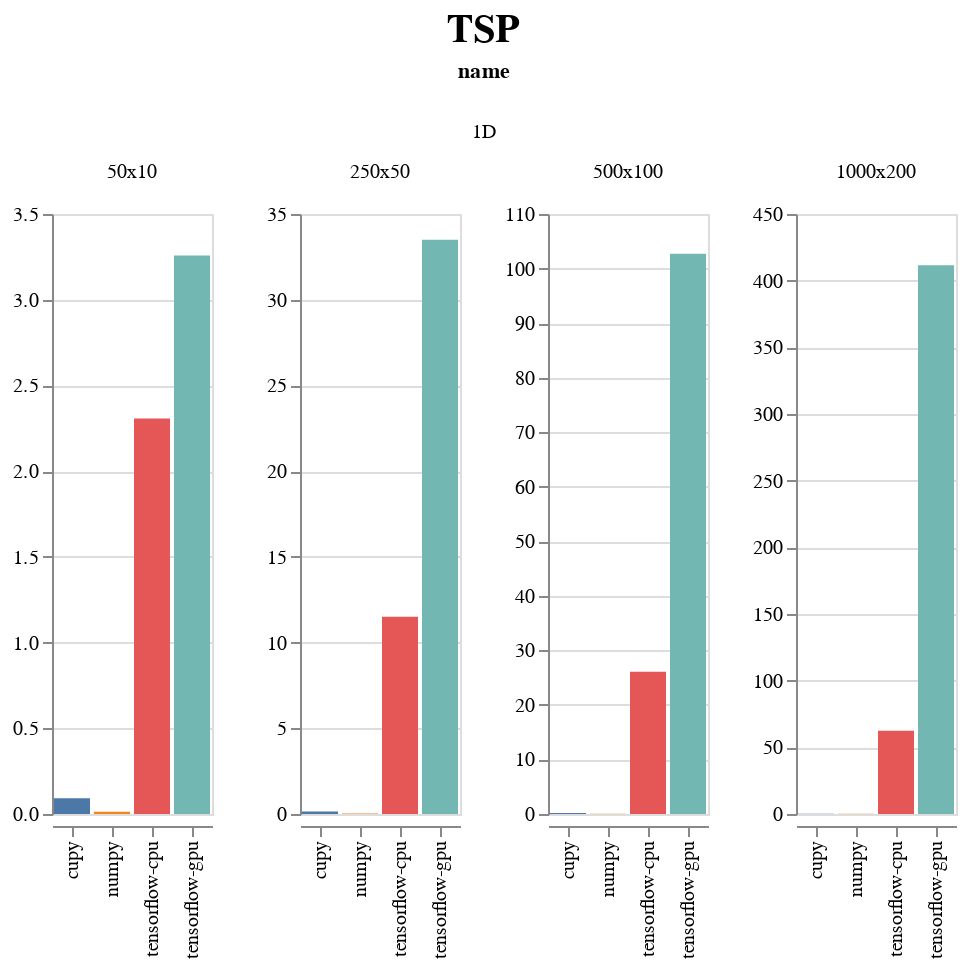

Source (notebook cell):
### Code cell
display_chart('TSP')

### Figure 1 — Vega-Lite specification as saved in the notebook (floating-point values rounded to 4 significant figures)
{"config": {"view": {"continuousWidth": 400, "continuousHeight": 300}, "title": {"anchor": "middle", "fontSize": 20, "offset": 5, "orient": "top"}}, "data": {"name": "data-f29c31e97028dbfe43096319929a8501"}, "facet": {"column": {"type": "nominal", "field": "name"}}, "spec": {"mark": "bar", "encoding": {"color": {"type": "nominal", "field": "backend", "legend": null}, "column": {"type": "nominal", "field": "shape_str", "sort": {"field": "input_size", "order": "ascending"}, "title": ""}, "x": {"type": "nominal", "axis": {"title": ""}, "field": "backend"}, "y": {"type": "quantitative", "axis": {"title": ""}, "field": "avg_time", "sort": "-x"}}, "resolve": {"scale": {"y": "independent"}}, "title": ""}, "spacing": 50, "title": "TSP", "$schema": "https://vega.github.io/schema/vega-lite/v4.0.2.json", "datasets": {"data-f29c31e97028dbfe43096319929a8501": [{"avg_time": 0.09259, "backend": "cupy", "evoflow_version": "0.5.0", "generations": 10, "group": "TSP", "input_size": 500, "max_time": 0.09924, "min_time": 0.08677, "name": "1D", "num_runs": 3, "shape": [50, 10], "shape_str": "50x10", "std_time": 0.005126, "system": {"os": {"name": "Windows", "version": "10.0.18362"}, "memory": {"unit": "MB", "used": 20980, "total": 65451}, "cpu": {"name": "Intel64 Family 6 Model 158 Stepping 10, GenuineIntel", "cores": 12, "freqency": 3696.0}, "python": {"numpy": "1.18.3", "tensorflow": {"visible_gpu": ["/physical_device:GPU:0"], "version": "2.2.0"}, "cupy": "7.2.0"}, "gpu": [{"memory": {"unit": "MB", "total": 11264, "used": 2106}, "temperature": {"unit": "C"}, "driver": "445.87", "index": "0", "name": "GeForce RTX 2080 Ti", "value": "60", "usage": "3"}]}, "test_name": "TSP1D", "test_type": "Problem", "ts": 1590449607}, {"avg_time": 0.0133, "backend": "numpy", "evoflow_version": "0.5.0", "generations": 10, "group": "TSP", "input_size": 500, "max_time": 0.01396, "min_time": 0.01297, "name": "1D", "num_runs": 3, "shape": [50, 10], "shape_str": "50x10", "std_time": 0.00047, "system": {"os": {"name": "Windows", "version": "10.0.18362"}, "memory": {"unit": "MB", "used": 20934, "total": 65451}, "cpu": {"name": "Intel64 Family 6 Model 158 Stepping 10, GenuineIntel", "cores": 12, "freqency": 3696.0}, "python": {"numpy": "1.18.3", "tensorflow": {"visible_gpu": ["/physical_device:GPU:0"], "version": "2.2.0"}, "cupy": "7.2.0"}, "gpu": []}, "test_name": "TSP1D", "test_type": "Problem", "ts": 1590449592}, {"avg_time": 2.308, "backend": "tensorflow-cpu", "evoflow_version": "0.5.0", "generations": 10, "group": "TSP", "input_size": 500, "max_time": 2.335, "min_time": 2.271, "name": "1D", "num_runs": 3, "shape": [50, 10], "shape_str": "50x10", "std_time": 0.02675, "system": {"os": {"name": "Windows", "version": "10.0.18362"}, "memory": {"unit": "MB", "used": 24110, "total": 65451}, "cpu": {"name": "Intel64 Family 6 Model 158 Stepping 10, GenuineIntel", "cores": 12, "freqency": 3696.0}, "python": {"numpy": "1.18.3", "tensorflow": {"visible_gpu": [], "version": "2.2.0"}, "cupy": "7.2.0"}, "gpu": []}, "test_name": "TSP1D", "test_type": "Problem", "ts": 1590452965}, {"avg_time": 3.257, "backend": "tensorflow-gpu", "evoflow_version": "0.5.0", "generations": 10, "group": "TSP", "input_size": 500, "max_time": 3.271, "min_time": 3.24, "name": "1D", "num_runs": 3, "shape": [50, 10], "shape_str": "50x10", "std_time": 0.01285, "system": {"os": {"name": "Windows", "version": "10.0.18362"}, "memory": {"unit": "MB", "used": 20986, "total": 65451}, "cpu": {"name": "Intel64 Family 6 Model 158 Stepping 10, GenuineIntel", "cores": 12, "freqency": 3696.0}, "python": {"numpy": "1.18.3", "tensorflow": {"visible_gpu": ["/physical_device:GPU:0"], "version": "2.2.0"}, "cupy": "7.2.0"}, "gpu": [{"memory": {"unit": "MB", "total": 11264, "used": 2137}, "temperature": {"unit": "C"}, "driver": "445.87", "index": "0", "name": "GeForce RTX 2080 Ti", "value": "60", "usage": "2"}]}, "test_name": "TSP1D", "test_type": "Problem", "ts": 1590449621}, {"avg_time": 0.1521, "backend": "cupy", "evoflow_version": "0.5.0", "generations": 10, "group": "TSP", "input_size": 12500, "max_time": 0.1621, "min_time": 0.1392, "name": "1D", "num_runs": 3, "shape": [250, 50], "shape_str": "250x50", "std_time": 0.009594, "system": {"os": {"name": "Windows", "version": "10.0.18362"}, "memory": {"unit": "MB", "used": 20980, "total": 65451}, "cpu": {"name": "Intel64 Family 6 Model 158 Stepping 10, GenuineIntel", "cores": 12, "freqency": 3696.0}, "python": {"numpy": "1.18.3", "tensorflow": {"visible_gpu": ["/physical_device:GPU:0"], "version": "2.2.0"}, "cupy": "7.2.0"}, "gpu": [{"memory": {"unit": "MB", "total": 11264, "used": 2106}, "temperature": {"unit": "C"}, "driver": "445.87", "index": "0", "name": "GeForce RTX 2080 Ti", "value": "60", "usage": "3"}]}, "test_name": "TSP1D", "test_type": "Problem", "ts": 1590449607}, {"avg_time": 0.03142, "backend": "numpy", "evoflow_version": "0.5.0", "generations": 10, "group": "TSP", "input_size": 12500, "max_time": 0.03191, "min_time": 0.03092, "name": "1D", "num_runs": 3, "shape": [250, 50], "shape_str": "250x50", "std_time": 0.0004071, "system": {"os": {"name": "Windows", "version": "10.0.18362"}, "memory": {"unit": "MB", "used": 20934, "total": 65451}, "cpu": {"name": "Intel64 Family 6 Model 158 Stepping 10, GenuineIntel", "cores": 12, "freqency": 3696.0}, "python": {"numpy": "1.18.3", "tensorflow": {"visible_gpu": ["/physical_device:GPU:0"], "version": "2.2.0"}, "cupy": "7.2.0"}, "gpu": []}, "test_name": "TSP1D", "test_type": "Problem", "ts": 1590449592}, {"avg_time": 11.5, "backend": "tensorflow-cpu", "evoflow_version": "0.5.0", "generations": 10, "group": "TSP", "input_size": 12500, "max_time": 11.56, "min_time": 11.38, "name": "1D", "num_runs": 3, "shape": [250, 50], "shape_str": "250x50", "std_time": 0.08339, "system": {"os": {"name": "Windows", "version": "10.0.18362"}, "memory": {"unit": "MB", "used": 24110, "total": 65451}, "cpu": {"name": "Intel64 Family 6 Model 158 Stepping 10, GenuineIntel", "cores": 12, "freqency": 3696.0}, "python": {"numpy": "1.18.3", "tensorflow": {"visible_gpu": [], "version": "2.2.0"}, "cupy": "7.2.0"}, "gpu": []}, "test_name": "TSP1D", "test_type": "Problem", "ts": 1590452965}, {"avg_time": 33.5, "backend": "tensorflow-gpu", "evoflow_version": "0.5.0", "generations": 10, "group": "TSP", "input_size": 12500, "max_time": 34.97, "min_time": 31.4, "name": "1D", "num_runs": 3, "shape": [250, 50], "shape_str": "250x50", "std_time": 1.523, "system": {"os": {"name": "Windows", "version": "10.0.18362"}, "memory": {"unit": "MB", "used": 20986, "total": 65451}, "cpu": {"name": "Intel64 Family 6 Model 158 Stepping 10, GenuineIntel", "cores": 12, "freqency": 3696.0}, "python": {"numpy": "1.18.3", "tensorflow": {"visible_gpu": ["/physical_device:GPU:0"], "version": "2.2.0"}, "cupy": "7.2.0"}, "gpu": [{"memory": {"unit": "MB", "total": 11264, "used": 2137}, "temperature": {"unit": "C"}, "driver": "445.87", "index": "0", "name": "GeForce RTX 2080 Ti", "value": "60", "usage": "2"}]}, "test_name": "TSP1D", "test_type": "Problem", "ts": 1590449621}, {"avg_time": 0.1981, "backend": "cupy", "evoflow_version": "0.5.0", "generations": 10, "group": "TSP", "input_size": 50000, "max_time": 0.2294, "min_time": 0.1745, "name": "1D", "num_runs": 3, "shape": [500, 100], "shape_str": "500x100", "std_time": 0.02304, "system": {"os": {"name": "Windows", "version": "10.0.18362"}, "memory": {"unit": "MB", "used": 20980, "total": 65451}, "cpu": {"name": "Intel64 Family 6 Model 158 Stepping 10, GenuineIntel", "cores": 12, "freqency": 3696.0}, "python": {"numpy": "1.18.3", "tensorflow": {"visible_gpu": ["/physical_device:GPU:0"], "version": "2.2.0"}, "cupy": "7.2.0"}, "gpu": [{"memory": {"unit": "MB", "total": 11264, "used": 2106}, "temperature": {"unit": "C"}, "driver": "445.87", "index": "0", "name": "GeForce RTX 2080 Ti", "value": "60", "usage": "3"}]}, "test_name": "TSP1D", "test_type": "Problem", "ts": 1590449607}, {"avg_time": 0.05702, "backend": "numpy", "evoflow_version": "0.5.0", "generations": 10, "group": "TSP", "input_size": 50000, "max_time": 0.05735, "min_time": 0.05685, "name": "1D", "num_runs": 3, "shape": [500, 100], "shape_str": "500x100", "std_time": 0.0002351, "system": {"os": {"name": "Windows", "version": "10.0.18362"}, "memory": {"unit": "MB", "used": 20934, "total": 65451}, "cpu": {"name": "Intel64 Family 6 Model 158 Stepping 10, GenuineIntel", "cores": 12, "freqency": 3696.0}, "python": {"numpy": "1.18.3", "tensorflow": {"visible_gpu": ["/physical_device:GPU:0"], "version": "2.2.0"}, "cupy": "7.2.0"}, "gpu": []}, "test_name": "TSP1D", "test_type": "Problem", "ts": 1590449592}, {"avg_time": 26.08, "backend": "tensorflow-cpu", "evoflow_version": "0.5.0", "generations": 10, "group": "TSP", "input_size": 50000, "max_time": 26.37, "min_time": 25.82, "name": "1D", "num_runs": 3, "shape": [500, 100], "shape_str": "500x100", "std_time": 0.2247, "system": {"os": {"name": "Windows", "version": "10.0.18362"}, "memory": {"unit": "MB", "used": 24110, "total": 65451}, "cpu": {"name": "Intel64 Family 6 Model 158 Stepping 10, GenuineIntel", "cores": 12, "freqency": 3696.0}, "python": {"numpy": "1.18.3", "tensorflow": {"visible_gpu": [], "version": "2.2.0"}, "cupy": "7.2.0"}, "gpu": []}, "test_name": "TSP1D", "test_type": "Problem", "ts": 1590452965}, {"avg_time": 102.7, "backend": "tensorflow-gpu", "evoflow_version": "0.5.0", "generations": 10, "group": "TSP", "input_size": 50000, "max_time": 108.1, "min_time": 96.26, "name": "1D", "num_runs": 3, "shape": [500, 100], "shape_str": "500x100", "std_time": 4.888, "system": {"os": {"name": "Windows", "version": "10.0.18362"}, "memory": {"unit": "MB", "used": 20986, "total": 65451}, "cpu": {"name": "Intel64 Family 6 Model 158 Stepping 10, GenuineIntel", "cores": 12, "freqency": 3696.0}, "python": {"numpy": "1.18.3", "tensorflow": {"visible_gpu": ["/physical_device:GPU:0"], "version": "2.2.0"}, "cupy": "7.2.0"}, "gpu": [{"memory": {"unit": "MB", "total": 11264, "used": 2137}, "temperature": {"unit": "C"}, "driver": "445.87", "index": "0", "name": "GeForce RTX 2080 Ti", "value": "60", "usage": "2"}]}, "test_name": "TSP1D", "test_type": "Problem", "ts": 1590449621}, {"avg_time": 0.1646, "backend": "cupy", "evoflow_version": "0.5.0", "generations": 10, "group": "TSP", "input_size": 200000, "max_time": 0.1701, "min_time": 0.1566, "name": "1D", "num_runs": 3, "shape": [1000, 200], "shape_str": "1000x200", "std_time": 0.005772, "system": {"os": {"name": "Windows", "version": "10.0.18362"}, "memory": {"unit": "MB", "used": 20980, "total": 65451}, "cpu": {"name": "Intel64 Family 6 Model 158 Stepping 10, GenuineIntel", "cores": 12, "freqency": 3696.0}, "python": {"numpy": "1.18.3", "tensorflow": {"visible_gpu": ["/physical_device:GPU:0"], "version": "2.2.0"}, "cupy": "7.2.0"}, "gpu": [{"memory": {"unit": "MB", "total": 11264, "used": 2106}, "temperature": {"unit": "C"}, "driver": "445.87", "index": "0", "name": "GeForce RTX 2080 Ti", "value": "60", "usage": "3"}]}, "test_name": "TSP1D", "test_type": "Problem", "ts": 1590449607}, {"avg_time": 0.1546, "backend": "numpy", "evoflow_version": "0.5.0", "generations": 10, "group": "TSP", "input_size": 200000, "max_time": 0.1561, "min_time": 0.1536, "name": "1D", "num_runs": 3, "shape": [1000, 200], "shape_str": "1000x200", "std_time": 0.001079, "system": {"os": {"name": "Windows", "version": "10.0.18362"}, "memory": {"unit": "MB", "used": 20934, "total": 65451}, "cpu": {"name": "Intel64 Family 6 Model 158 Stepping 10, GenuineIntel", "cores": 12, "freqency": 3696.0}, "python": {"numpy": "1.18.3", "tensorflow": {"visible_gpu": ["/physical_device:GPU:0"], "version": "2.2.0"}, "cupy": "7.2.0"}, "gpu": []}, "test_name": "TSP1D", "test_type": "Problem", "ts": 1590449592}, {"avg_time": 62.35, "backend": "tensorflow-cpu", "evoflow_version": "0.5.0", "generations": 10, "group": "TSP", "input_size": 200000, "max_time": 64.88, "min_time": 58.22, "name": "1D", "num_runs": 3, "shape": [1000, 200], "shape_str": "1000x200", "std_time": 2.944, "system": {"os": {"name": "Windows", "version": "10.0.18362"}, "memory": {"unit": "MB", "used": 24110, "total": 65451}, "cpu": {"name": "Intel64 Family 6 Model 158 Stepping 10, GenuineIntel", "cores": 12, "freqency": 3696.0}, "python": {"numpy": "1.18.3", "tensorflow": {"visible_gpu": [], "version": "2.2.0"}, "cupy": "7.2.0"}, "gpu": []}, "test_name": "TSP1D", "test_type": "Problem", "ts": 1590452965}, {"avg_time": 411.5, "backend": "tensorflow-gpu", "evoflow_version": "0.5.0", "generations": 10, "group": "TSP", "input_size": 200000, "max_time": 423.3, "min_time": 397.3, "name": "1D", "num_runs": 3, "shape": [1000, 200], "shape_str": "1000x200", "std_time": 10.76, "system": {"os": {"name": "Windows", "version": "10.0.18362"}, "memory": {"unit": "MB", "used": 20986, "total": 65451}, "cpu": {"name": "Intel64 Family 6 Model 158 Stepping 10, GenuineIntel", "cores": 12, "freqency": 3696.0}, "python": {"numpy": "1.18.3", "tensorflow": {"visible_gpu": ["/physical_device:GPU:0"], "version": "2.2.0"}, "cupy": "7.2.0"}, "gpu": [{"memory": {"unit": "MB", "total": 11264, "used": 2137}, "temperature": {"unit": "C"}, "driver": "445.87", "index": "0", "name": "GeForce RTX 2080 Ti", "value": "60", "usage": "2"}]}, "test_name": "TSP1D", "test_type": "Problem", "ts": 1590449621}]}}
